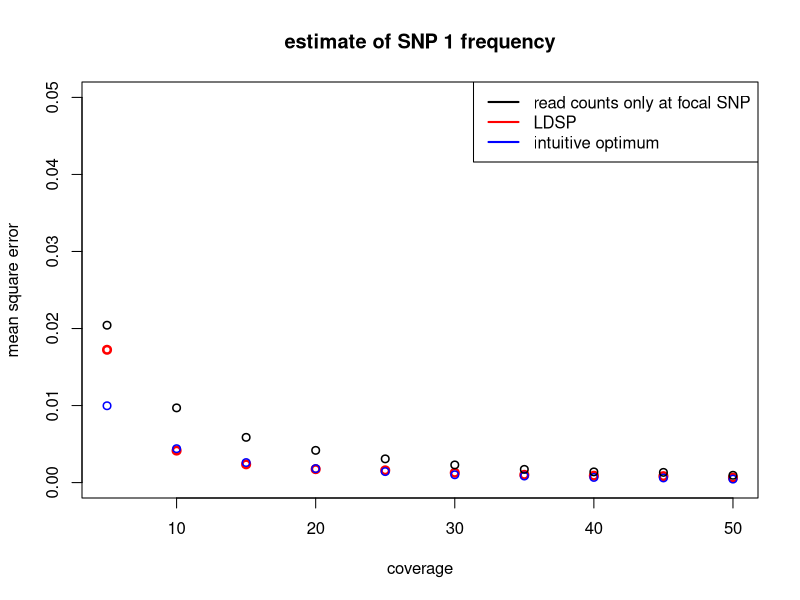

Recreate this plot in R.
create_haps <- function(nsamp=100, per){
  # the only type of haplotypes in the pool are either 1-0 or 0-1 (for simplicity)
  # "per" specifies the percent of 1-0 haplotypes  
  haps = matrix(nrow = nsamp, ncol = 2, 0)
  no_10_haps = floor(per*nsamp)
  for (i in 1:no_10_haps){
    haps[i,1] = 1
    haps[i,2] = 0
  }
  for (i in (no_10_haps+1):nsamp){
    haps[i,1] = 0
    haps[i,2] = 1
  }
  return(haps)
}


# potential problem: sigma2 estimated to be < 1 (and even <0 in some cases)
findMLE <- function(obs, mu, Sigma, D){
  
  ll <- function(sigma2){
    cov_m = sigma2*Sigma + D
    sinv = solve(cov_m)
    
    # (from hand-out and verified with Wikipedia)
    logl = log(det(cov_m)) + (t(obs-mu)%*%sinv%*%(obs-mu))
    
    return(as.numeric(logl))
  }
  
  # note: optim actually minimizes
  return(optim(ll, par = 1, method = "L-BFGS-B", lower = 1, upper = 10)$par)
}

pool <- function(lambda, haps, nloci, nsamp){
  ## simulate pool sequencing ##
  y_obs = rep(0, nloci)
  n = rep(0, nloci)
  n_1 = rep(0, nloci)
  for (i in 1:nloci){
    
    # coverage
    n[i] = rpois(1, lambda)
    
    # ensure number haps sampled is below the number of samples in the pool
    n[i] = min(n[i], nsamp)
    # ensure sample at least 1 haplotype
    n[i] = max(1, n[i])
    
    # sample locus i from pool
    sampled = sample(haps[,i], n[i])
    
    # number of 1 alleles
    n_1[i] = sum(sampled)
  }
  return(rbind(n, n_1))
}

perform_LDSP <- function(y_obs, nloci, nsamp, haps, pos, n){
  
  # calculate distances between SNPs
  # for example if two SNPs at position 50 and 100
  # then d = 50 
  d = rep(0, nloci-1)
  for (i in 1:(nloci-1)){
    d[i] = as.numeric(pos[i+1])-as.numeric(pos[i])
  }

  epsilon = rep(0, nloci)
  for (i in 1:nloci){
    epsilon[i] = (y_obs[i]*(1-y_obs[i]))/n[i]
  }


  geo_sum = 0
  for (i in 1:(nsamp-1)){
    geo_sum = geo_sum + (1/i)
  }
  geo_sum = (1/geo_sum)
  theta = geo_sum/(nsamp + geo_sum)

  mu = (1-theta)*colMeans(haps) + I(theta/2)

  
  # in this case of only 1_0 and 0_1 haplotypes, cov_panel is singular
  cov_panel = cov(haps)
  
  S = matrix(nrow = nloci, ncol = nloci, 0)

  # rho = 4*N*c_j where c_j is the rate of cross-over per generation per basepair and N is the effective popsize
  # d_j = dist is the physical distance between SNPs j and j+1
  rho = 0 # no recombination
  for (i in 1:nloci){
    for (j in 1:nloci){
      if (i ==j){
        S[i,j] = cov_panel[i,j]
      }
      else{
        # distance between SNPs (e.g. SNP 1 and SNP 10)
        dist = sum(d[min(i,j):(max(i,j)-1)])
        
        # hypothetical effective popsize
        N = 1e4
        
        # since rho = 0, S[i,j] = cov_panel[i,j]
        S[i,j] = exp((-4*N*rho*dist)/nsamp)*cov_panel[i,j]
      }
    }
  }
  
  # no longer singular after the following operation
  Sigma = ((1-theta)^2)*S + I((theta/2)*(1-(theta/2)))
  Sigma[abs(Sigma) < 1e-8] = 0
  
  sigma2 = findMLE(y_obs, mu, Sigma, diag(epsilon))
  
  # this is where the dispersion parameter comes in: eqn 13
  d = diag(1/epsilon)
  Sigma_i = solve(Sigma) # there is problems, when nloci is big, kappa(Sigma) is very large (1e36)
  Sigma_bar = solve((1/sigma2)*Sigma_i + d)
  theta_bar = as.vector(Sigma_bar%*%((1/sigma2)*Sigma_i%*%mu + d%*%y_obs))
  
  # posterior
  #return(theta_bar[1])

  mu_t = (mu[1]*Sigma_bar[1,1] - theta_bar[1]*Sigma[1,1])/(Sigma_bar[1,1] - Sigma[1,1])
  
  # likelihood
  return(mu_t)
  
}

mse <- function(y_hat, y){
  return(sum((y_hat-y)^2)/length(y))
}

nloci = 2
# physical position of the two SNPs
pos = c(50, 100)

# starting population
nsamp = 100
# 1_0 haplotype is at 10% frequency and 0_1 is at 90%
haps = create_haps(nsamp, 0.1)

# increase the 1_0 haplotype from 10% to 90% (simulate positive selection)
ev_haps = create_haps(nsamp, 0.9)


## code of testing ##
#haps = matrix(nrow = nsamp, ncol = 2, 0)
#for (i in 1:50){
#  haps[i,1] = 1
#  haps[i,2] = 0
#}
#for (i in 51:60){
#  haps[i,1] = 0
#  haps[i,2] = 1
#}

#for (i in 61:90){
#  haps[i,1] = 1
#  haps[i,2] = 1
#}
#ev_haps = haps
## end testing code ##


lambdas = seq(5, 50, by = 5)
l = length(lambdas)

mse_ldsp_est = rep(0, l)
mse_opt_est = rep(0, l)
mse_obs_est  = rep(0, l)

nreps = 1000

for (i in 1:l){
  
  # where to store estimates
  store_ldsp_est = rep(0,nreps)
  store_opt_est = rep(0, nreps)
  store_obs_est = rep(0, nreps)
  store_true_freq = rep(0, nreps)
  
  for (j in 1:nreps){
    
    # pooling
    lambda = lambdas[i] # coverage
    pooled_info =  pool(lambda, ev_haps, nloci, nsamp)
    n = pooled_info[1,]  # total read counts
    n_1 = pooled_info[2,] # counts of "1" allele
    
    # pseudo-counts
    y_obs = (n_1 + 0.5)/(n + 1)
    
    ldsp_est = perform_LDSP(y_obs, nloci, nsamp, haps, pos, n)
    
    # true pool freqency
    true_freq = colMeans(ev_haps)
    
    # only look at the estimates of SNP 1
    store_true_freq[j] = true_freq[1]
    store_opt_est[j] = (n_1[1] + (n[2]-n_1[2]))/ (n[1] + n[2])
    store_obs_est[j] = y_obs[1]
    #store_obs_est[j] = n_1[1]/n[1]
    store_ldsp_est[j] = ldsp_est
  }
  
  # calculate MSE
  mse_ldsp_est[i] = mse(store_ldsp_est, store_true_freq)
  mse_opt_est[i] = mse(store_opt_est, store_true_freq)
  mse_obs_est[i] = mse(store_obs_est, store_true_freq)

}


plot(lambdas, mse_ldsp_est, xlab = "coverage", ylab = "mean square error", col = "red", ylim = c(0,0.05), main = "estimate of SNP 1 frequency", lwd=2.5)
points(lambdas, mse_opt_est, col = "blue", lwd=1.5)
points(lambdas, mse_obs_est, lwd=1.5)
legend("topright", c("read counts only at focal SNP","LDSP", "intuitive optimum"), lty=c(1,1,1), lwd=c(2,2,2),col=c("black","red", "blue"))
